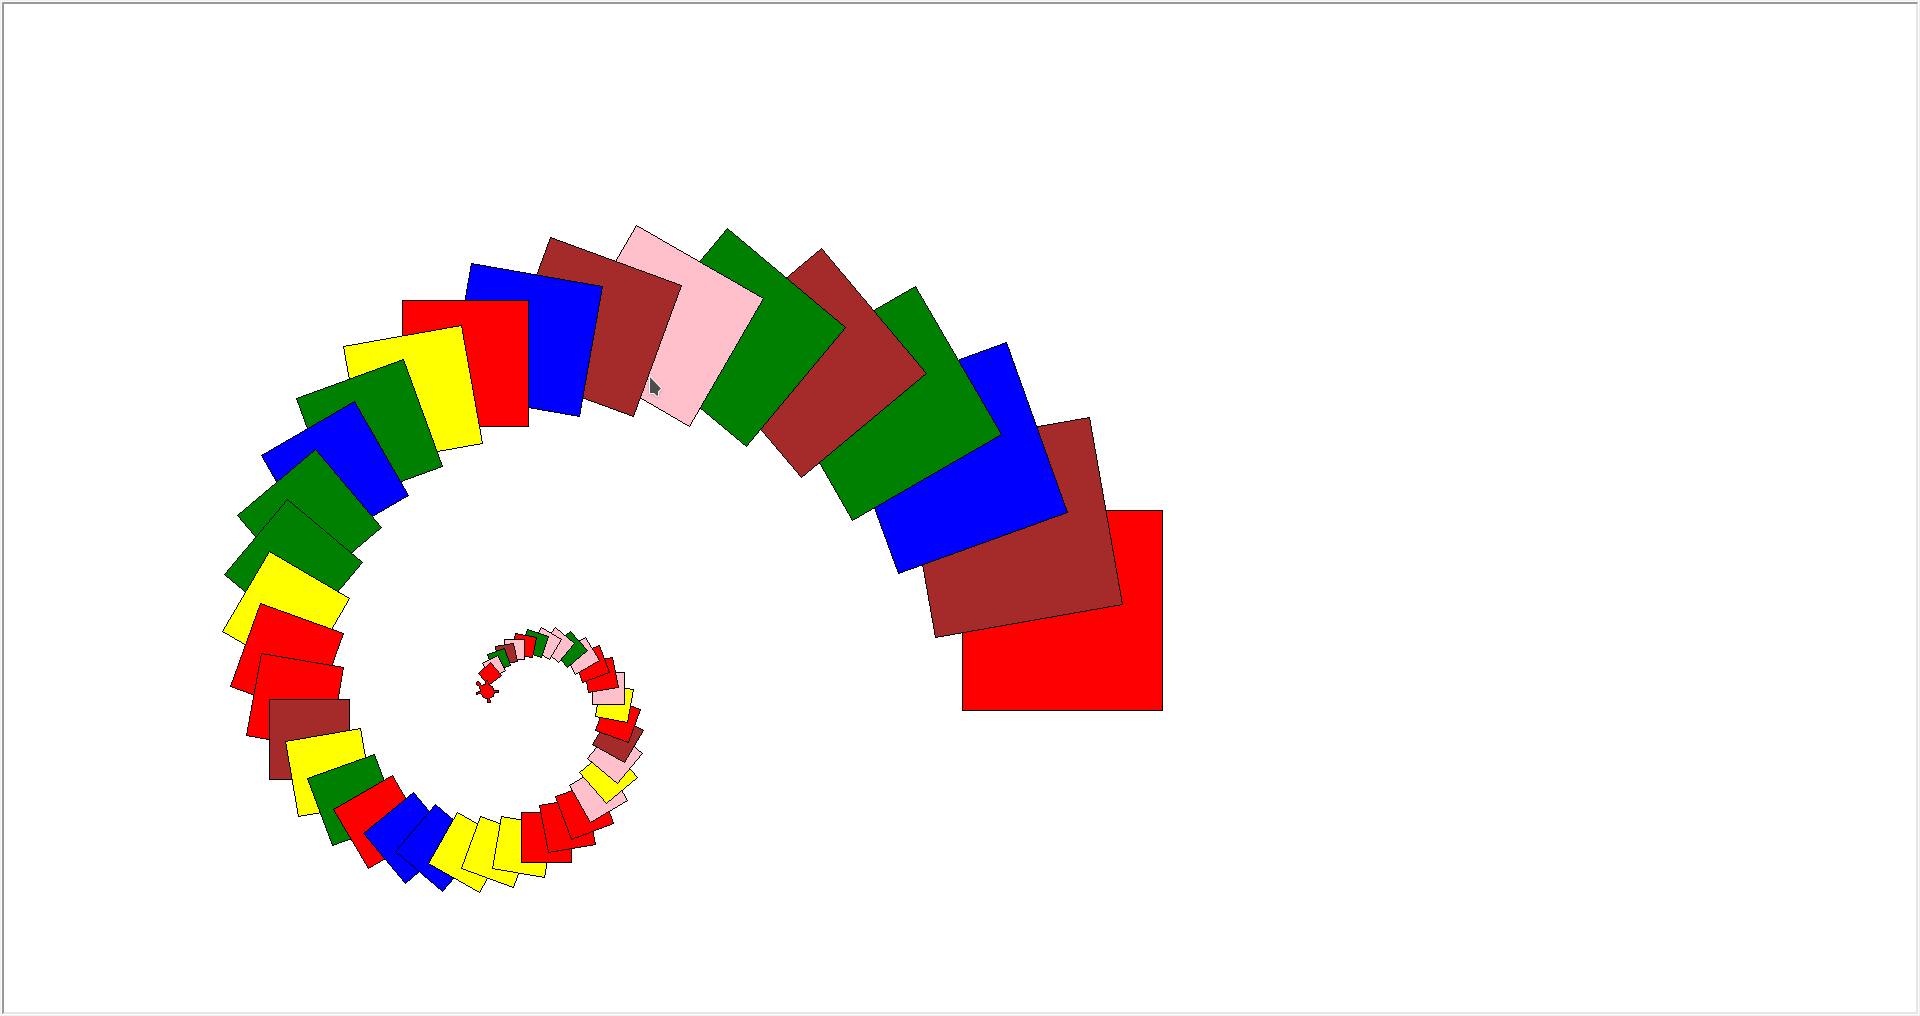

This figure's Python source:
import random
import turtle

tina = turtle.Turtle(shape="turtle")

def quadrat(seite, farbe):
    tina.fillcolor(farbe)
    tina.begin_fill()
    for _ in range(4):
        tina.forward(seite)
        tina.right(90)
    tina.end_fill()

def farbeZufall():
    farben = ["red", "blue", "yellow", "green", "brown", "pink"]
    return random.choice(farben)

def zeichneQuadrate(anzahl, seite):
    if anzahl > 0:
        quadrat(seite, farbeZufall())
        tina.penup()
        tina.left(90)
        tina.forward(seite * 0.3)
        tina.left(90)
        tina.forward(seite * 0.3)
        tina.left(180)
        tina.pendown()
        tina.left(10)
        zeichneQuadrate(anzahl - 1, seite * 0.95)

zeichneQuadrate(50, 200)

turtle.Screen().exitonclick()
